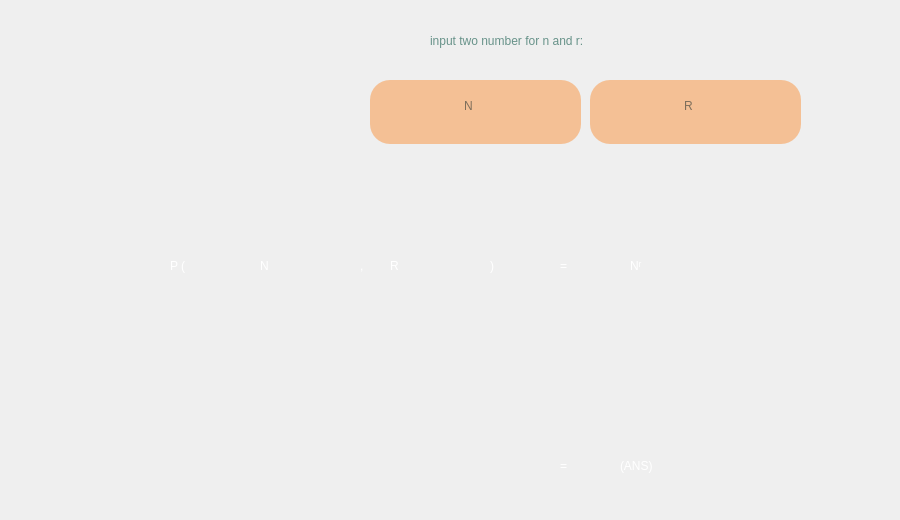
      <widget class="QWidget" name="combination_4">
       <property name="styleSheet">
        <string notr="true"/>
       </property>
       <widget class="QLabel" name="label_158">
        <property name="geometry">
         <rect>
          <x>390</x>
          <y>220</y>
          <width>91</width>
          <height>91</height>
         </rect>
        </property>
        <property name="styleSheet">
         <string notr="true">color: white;
font: 28pt &quot;Cascadia Code&quot;;</string>
        </property>
        <property name="text">
         <string>R</string>
        </property>
       </widget>
       <widget class="QLabel" name="label_160">
        <property name="geometry">
         <rect>
          <x>630</x>
          <y>220</y>
          <width>261</width>
          <height>91</height>
         </rect>
        </property>
        <property name="styleSheet">
         <string notr="true">color: white;
font: 28pt &quot;Cascadia Code&quot;;</string>
        </property>
        <property name="text">
         <string>Nʳ</string>
        </property>
       </widget>
       <widget class="QLabel" name="label_162">
        <property name="geometry">
         <rect>
          <x>490</x>
          <y>220</y>
          <width>51</width>
          <height>91</height>
         </rect>
        </property>
        <property name="styleSheet">
         <string notr="true">color: white;
font: 28pt &quot;Cascadia Code&quot;;</string>
        </property>
        <property name="text">
         <string>)</string>
        </property>
       </widget>
       <widget class="QLabel" name="label_164">
        <property name="geometry">
         <rect>
          <x>560</x>
          <y>420</y>
          <width>51</width>
          <height>91</height>
         </rect>
        </property>
        <property name="styleSheet">
         <string notr="true">color: white;
font: 28pt &quot;Cascadia Code&quot;;</string>
        </property>
        <property name="text">
         <string>=</string>
        </property>
       </widget>
       <widget class="QLabel" name="label_165">
        <property name="geometry">
         <rect>
          <x>620</x>
          <y>420</y>
          <width>251</width>
          <height>91</height>
         </rect>
        </property>
        <property name="styleSheet">
         <string notr="true">color: white;
font: 28pt &quot;Cascadia Code&quot;;</string>
        </property>
        <property name="text">
         <string>(ANS)</string>
        </property>
       </widget>
       <widget class="QLabel" name="label_166">
        <property name="geometry">
         <rect>
          <x>360</x>
          <y>220</y>
          <width>21</width>
          <height>91</height>
         </rect>
        </property>
        <property name="styleSheet">
         <string notr="true">color: white;
font: 28pt &quot;Cascadia Code&quot;;</string>
        </property>
        <property name="text">
         <string>,</string>
        </property>
       </widget>
       <widget class="QLabel" name="label_167">
        <property name="geometry">
         <rect>
          <x>170</x>
          <y>220</y>
          <width>91</width>
          <height>91</height>
         </rect>
        </property>
        <property name="styleSheet">
         <string notr="true">color: white;
font: 28pt &quot;Cascadia Code&quot;;</string>
        </property>
        <property name="text">
         <string>P (</string>
        </property>
       </widget>
       <widget class="QTextEdit" name="textEdit_19">
        <property name="geometry">
         <rect>
          <x>370</x>
          <y>80</y>
          <width>211</width>
          <height>64</height>
         </rect>
        </property>
        <property name="styleSheet">
         <string notr="true">background-color: #f4c095;
border-radius: 20px;
color: #071e22;
font: 63 13pt &quot;Bahnschrift SemiBold&quot;;
padding-left: 90px;
padding-top: 15px;</string>
        </property>
        <property name="placeholderText">
         <string>N</string>
        </property>
       </widget>
       <widget class="QTextEdit" name="textEdit_20">
        <property name="geometry">
         <rect>
          <x>590</x>
          <y>80</y>
          <width>211</width>
          <height>64</height>
         </rect>
        </property>
        <property name="styleSheet">
         <string notr="true">background-color: #f4c095;
border-radius: 20px;
color: #071e22;
font: 63 13pt &quot;Bahnschrift SemiBold&quot;;
padding-left: 90px;
padding-top: 15px;</string>
        </property>
        <property name="placeholderText">
         <string>R</string>
        </property>
       </widget>
       <widget class="QLabel" name="label_169">
        <property name="geometry">
         <rect>
          <x>260</x>
          <y>220</y>
          <width>91</width>
          <height>91</height>
         </rect>
        </property>
        <property name="styleSheet">
         <string notr="true">color: white;
font: 28pt &quot;Cascadia Code&quot;;</string>
        </property>
        <property name="text">
         <string>N</string>
        </property>
       </widget>
       <widget class="QLabel" name="label_170">
        <property name="geometry">
         <rect>
          <x>560</x>
          <y>220</y>
          <width>51</width>
          <height>91</height>
         </rect>
        </property>
        <property name="styleSheet">
         <string notr="true">color: white;
font: 28pt &quot;Cascadia Code&quot;;</string>
        </property>
        <property name="text">
         <string>=</string>
        </property>
       </widget>
       <widget class="QLabel" name="label_171">
        <property name="geometry">
         <rect>
          <x>430</x>
          <y>30</y>
          <width>411</width>
          <height>21</height>
         </rect>
        </property>
        <property name="styleSheet">
         <string notr="true">color: #679289;
font: 12pt &quot;Arial&quot;;</string>
        </property>
        <property name="text">
         <string>input two number for n and r:</string>
        </property>
       </widget>
      </widget>
